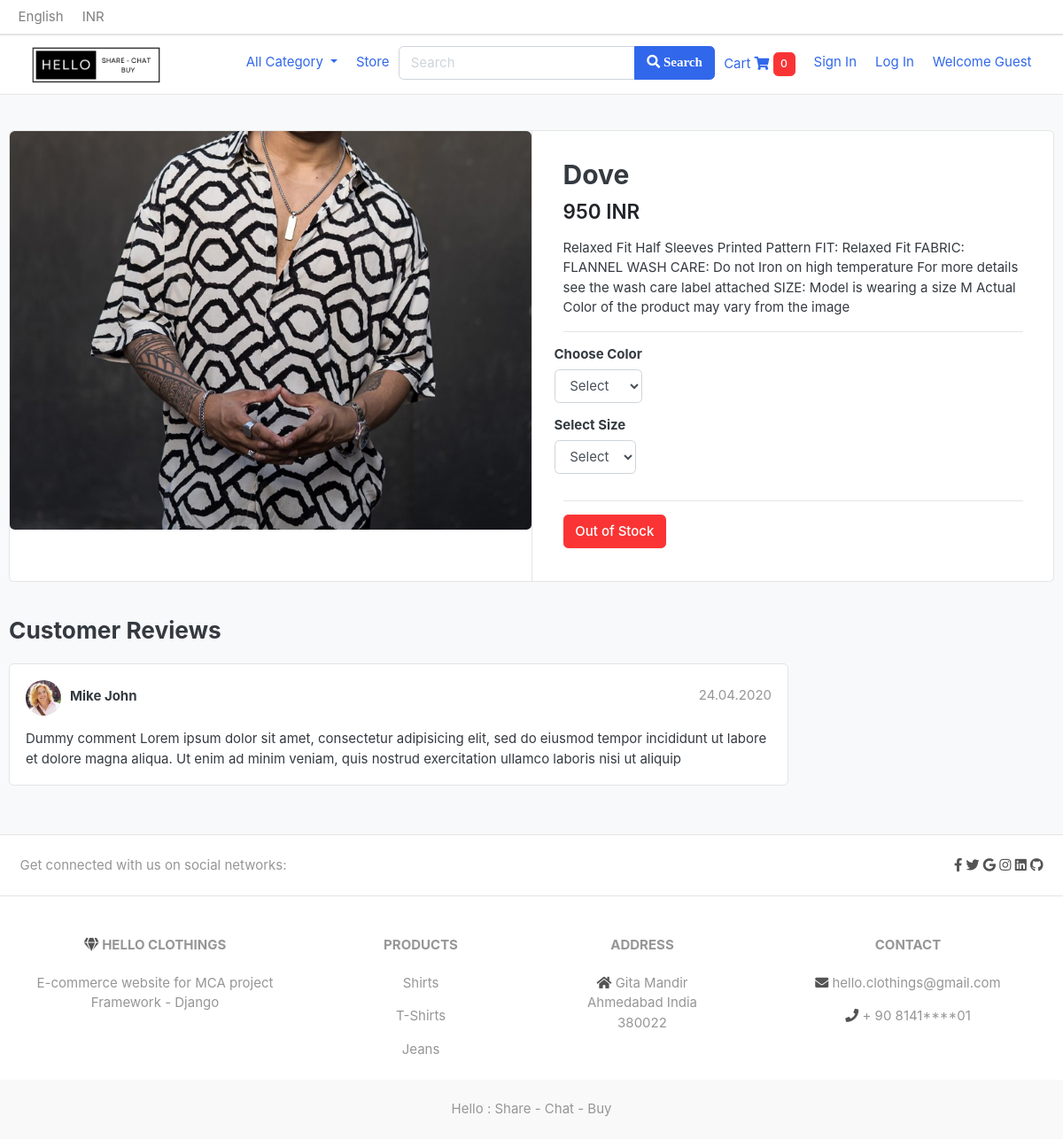
/store/shirts/dove/, run on an earlier commit of the app's database.
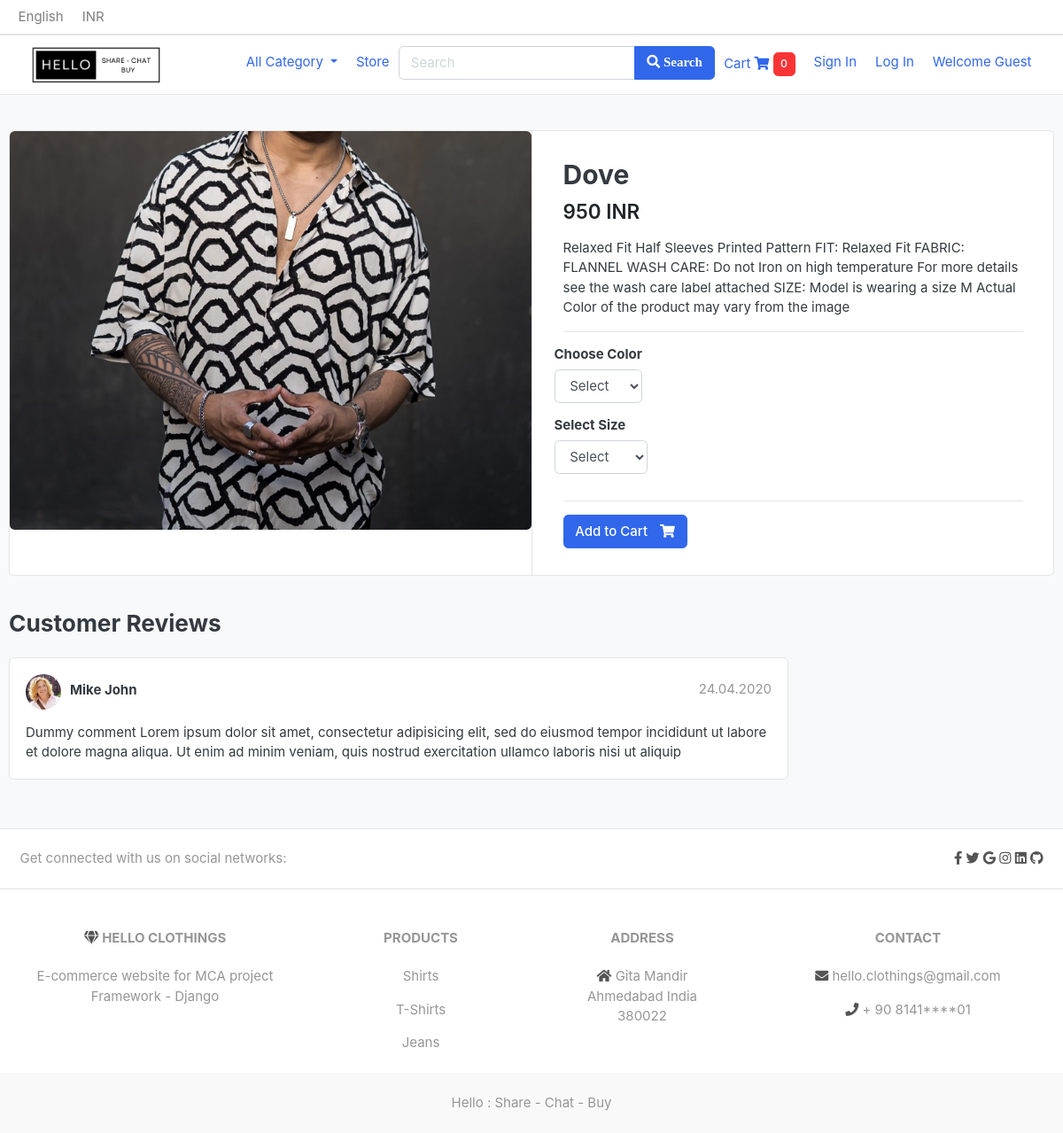
And on a later commit of the database.
### store/models.py (models this page shows, shortened)
class Product(models.Model):
    product_name    = models.CharField(max_length=200, unique=True)
    slug            = models.SlugField(max_length=200, unique=True)
    description     = models.TextField(max_length=500, blank=True)
    price           = models.IntegerField()
    images          = models.ImageField(upload_to='photos/products')
    stock           = models.IntegerField()
    is_available    = models.BooleanField(default=True)
    category        = models.ForeignKey(Category, on_delete=models.CASCADE)
    created_date    = models.DateTimeField(auto_now_add=True)
    modified_date   = models.DateTimeField(auto_now=True)

### store/views.py (the view)
# urls.py: path('<slug:category_slug>/<slug:product_slug>/',views.product_detail, name='product_detail'),
def product_detail(request, category_slug, product_slug):
    try:
        single_product = Product.objects.get(category__slug=category_slug, slug=product_slug)
        in_cart = CartItem.objects.filter(cart__cart_id=_cart_id_(request), product=single_product).exists()
    except Exception as e:
        raise e
    context = {
        'single_product':single_product,
        'in_cart':in_cart,
    }
    return render(request, 'store/product_detail.html', context)

### carts/context_processors.py (called while the page is built)
def counter(request):
    cart_count = 0
    if 'admin' in request.path:
        return {}
    else:
        try:
            cart = Cart.objects.filter(cart_id=_cart_id_(request))
            cart_items = CartItem.objects.all().filter(cart=cart[:1])
            for cart_item in cart_items:
                cart_count += cart_item.quantity
        except Cart.DoesNotExist:
            cart_count = 0
    return dict(cart_count=cart_count)

### carts/views.py (called while the page is built)
def _cart_id_(request):
    cart = request.session.session_key
    if not cart:
        cart = request.session.create()
    return cart

### category/context_processors.py (called while the page is built)
def menu_links(request):
    links = Category.objects.all()
    return dict(links=links)

### category/models.py (called while the page is built)
    def get_url(self):
        return reverse('products_by_category', args=[self.slug])

### store/models.py (called while the page is built)
    def colors(self):
        return super(VariationManager, self).filter(variation_category='color', is_active=True)

    def sizes(self):
        return super(VariationManager, self).filter(variation_category='size', is_active=True)

### templates/store/product_detail.html (shortened to what this page needs)
{% extends 'base.html' %}
{% load static %}
{% block content %}
<section class="section-content padding-y bg">
<div class="container">
<div class="card">
	<div class="row no-gutters">
		<aside class="col-md-6">
<article class="gallery-wrap">
	<div class="img-big-wrap">
	   <a href="#"><img src="{{ single_product.images.url }}"></a>
	</div>
</article>
		</aside>
		<main class="col-md-6 border-left">
<form action="{% url 'add_cart' single_product.id %}" method="post">
<article class="content-body">
<h2 class="title">{{ single_product.product_name }}</h2>
<div class="mb-3">
	<var class="price h4">{{ single_product.price }} INR </var>
</div>
<p>{{ single_product.description }}</p>
<hr>
	<div class="row">
		<div class="item-option-select">
			<h6>Choose Color</h6>
			<select  name="color" class="form-control" required>
				<option value="" disabled selected>Select</option>
			</select>
		</div>
	</div>
	<div class="row">
		<div class="item-option-select">
			<h6>Select Size</h6>
				<select name="size" class="form-control" required>
					<option value="" disabled selected>Select</option>
				</select>
		</div>
	</div>
	<hr>
	{% if single_product.stock <= 0 %}
		<h5 class="btn btn-danger">Out of Stock</h5>
	{% else %}
		<button type="submit" class="btn  btn-primary"> <span class="text">Add to Cart</span> <i class="fas fa-shopping-cart"></i>  </button>
	{% endif %}
</article>
</form>
		</main>
	</div>
</div>
<br>
<div class="row">
			<div class="col-md-9">
	<header class="section-heading">
		<h3>Customer Reviews </h3>
	</header>
	<article class="box mb-3">
		<div class="icontext w-100">
			<img src="{% static './images/avatars/avatar1.jpg' %}" class="img-xs icon rounded-circle">
			<div class="text">
				<span class="date text-muted float-md-right">24.04.2020 </span>
				<h6 class="mb-1">Mike John </h6>
			</div>
		</div>
		<div class="mt-3">
			<p>
				Dummy comment Lorem ipsum dolor sit amet, consectetur adipisicing elit, sed do eiusmod
				tempor incididunt ut labore et dolore magna aliqua. Ut enim ad minim veniam,
				quis nostrud exercitation ullamco laboris nisi ut aliquip
			</p>
		</div>
	</article>
	</div>
</div>
</div>
</section>
{% endblock %}

### templates/base.html (shortened to what this page needs)
{% load static %}
<!DOCTYPE HTML>
<html lang="en">
<head>
<link href="{% static 'css/bootstrap.css' %}" rel="stylesheet" type="text/css"/>
<link href="{% static 'fonts/fontawesome/css/all.min.css' %}" type="text/css" rel="stylesheet">
<link href="{% static 'css/ui.css' %}" rel="stylesheet" type="text/css"/>
<link href="{% static 'css/responsive.css' %}" rel="stylesheet" media="only screen and (max-width: 1200px)" />
</head>
<body>
  {% include 'includes/navbar.html' %}
  {% block content %}{% endblock %}
  {% include 'includes/footer.html' %}

### templates/includes/navbar.html (shortened to what this page needs)
{% load static %}
<header class="section-header">
<nav class="navbar p-md-0 navbar-expand-sm navbar-light border-bottom">
<div class="container">
  <div class="collapse navbar-collapse" id="navbarTop4">
    <ul class="navbar-nav">
    <li><a href="" class="nav-link"> English </a></li>
    <li><a href="" class="nav-link"> INR </a></li>
  </ul>
  </div>
</div>
</nav>
</header>
<nav class="navbar navbar-expand-md bg-white navbar-white border-bottom border-top">
    <div class="container">
        <a href="{% url 'home' %}" class="navbar-brand"> <img class="logo" src="{% static './images/logohello.png' %}"> </a>
        <div class="collapse navbar-collapse" id="mynav">
        <ul class="navbar-nav ml-auto">
            <li class="nav-item dropdown">
              <a href="" class="nav-link dropdown-toggle" data-toggle="dropdown"> All Category </a>
            </li>
            <li class="nav-item"><a href="{% url 'store'%}" class="nav-link"> Store </a></li>
            <li class="nav-item">
            <form action="#" class="search">
                <div class="input-group w-100">
                    <input type="text" class="form-control" style="width:60%;" placeholder="Search">
                    <div class="input-group-append">
                      <button class="btn btn-primary" type="submit">
                        <i class="fa fa-search"> Search</i>
                      </button>
                    </div>
                </div>
            </form>
            </li>
            <li class="nav-item"> <a href="{% url 'cart' %}" class="nav-link">
                                    Cart <i class="fa fa-shopping-cart">  </i> <span class="btn btn-danger btn-sm">{{ cart_count }}</span>
                                  </a>
            </li>
            <li class="nav-item"><a href="#" class="nav-link"> Sign In </a></li>
            <li class="nav-item"><a href="#" class="nav-link"> Log In </a></li>
            <li class="nav-item"><a href="#" class="nav-link"> Welcome Guest </a></li>
        </ul>
        </div>
    </div>
</nav>

### templates/includes/footer.html
<footer class="text-center text-lg-start bg-white text-muted border-top">
    <section class="d-flex justify-content-center justify-content-lg-between p-4 border-bottom">
      <div class="me-5 d-none d-lg-block">
        <span>Get connected with us on social networks:</span>
      </div>
      <div>
        <a href="" class="me-4 link-secondary text-secondary"><i class="fab fa-facebook-f"></i></a>
        <a href="" class="me-4 link-secondary text-secondary"><i class="fab fa-twitter"></i></a>
        <a href="" class="me-4 link-secondary text-secondary"><i class="fab fa-google"></i></a>
        <a href="" class="me-4 link-secondary text-secondary"><i class="fab fa-instagram"></i></a>
        <a href="" class="me-4 link-secondary text-secondary"><i class="fab fa-linkedin"></i></a>
        <a href="" class="me-4 link-secondary text-secondary"><i class="fab fa-github"></i></a>
      </div>
    </section>
    <section class="">
      <div class="container text-center text-md-start mt-5">
        <div class="row mt-3">
          <div class="col-md-3 col-lg-4 col-xl-3 mx-auto mb-4">
            <h6 class="text-uppercase fw-bold mb-4">
              <i class="fas fa-gem me-3 text-secondary"></i> HELLO CLOTHINGS
            </h6>
            <p>
              E-commerce website for MCA project Framework - Django
            </p>
          </div>
          <div class="col-md-2 col-lg-2 col-xl-2 mx-auto mb-4">
            <h6 class="text-uppercase fw-bold mb-4">
              Products
            </h6>
            <p>
              <a href="#!" class="text-reset">Shirts</a>
            </p>
            <p>
              <a href="#!" class="text-reset">T-Shirts</a>
            </p>
            <p>
              <a href="#!" class="text-reset">Jeans</a>
            </p>
          </div>
          <div class="col-md-3 col-lg-2 col-xl-2 mx-auto mb-4">
            <h6 class="text-uppercase fw-bold mb-4">
              address
            </h6>
            <p>
                <i class="fas fa-home me-3 text-secondary"></i> Gita Mandir Ahmedabad India 380022
            </p>
          </div>
          <div class="col-md-4 col-lg-3 col-xl-3 mx-auto mb-md-0 mb-4">
            <h6 class="text-uppercase fw-bold mb-4">Contact</h6>
            <p>
              <i class="fas fa-envelope me-3 text-secondary"></i>
              hello.clothings@gmail.com
            </p>
            <p><i class="fas fa-phone me-3 text-secondary"></i> + 90 8141****01</p>
          </div>
        </div>
      </div>
    </section>
    <div class="text-center p-4" style="background-color: rgba(0, 0, 0, 0.025);">
      <p>Hello : Share - Chat - Buy</p>
    </div>
</footer>

### static/css/ui.css (style rules this page uses)
html { font-family: "Inter", sans-serif; font-size: 15px; }
.content-body { flex: 1 1 auto; padding: 2rem 2.3rem; }
.img-xs, .img-sm, .img-md, .img-lg { -o-object-fit: cover; object-fit: cover; flex-shrink: 0; flex-grow: 0; }
.img-xs { width: 40px; height: 40px; }
.padding-y { padding-top: 40px; padding-bottom: 40px; }
var { font-style: normal; }
article:after, .form-group:after { display: block; clear: both; content: ""; }
.bg { background-color: #f8f9fa; }
.bg-white { background-color: #fff; }
.section-heading { margin-bottom: 20px; margin-top: 15px; }
p:last-child { margin-bottom: 0; }
.brand-wrap .logo, .navbar-brand .logo { margin-right: 7px; max-height: 42px; display: inline-block; }
.btn .text + i { margin-left: 10px; }
.icontext { display: inline-flex; align-items: center; vertical-align: middle; }
.icontext .text { width: 100%; line-height: 1.2; }
.icontext .icon { position: relative; margin-right: 10px; flex-shrink: 0; flex-grow: 0; }
.price { font-weight: 600; color: #212529; }
.box { padding: 18px; background: #fff; border-radius: 0.37rem; border: 1px solid #e4e4e4; }
.box img { max-width: 100%; }
.gallery-wrap .img-big-wrap { margin-bottom: 10px; border-radius: 0.37rem; overflow: hidden; background-color: #fff; }
.gallery-wrap .img-big-wrap a { text-align: center; display: block; }
.gallery-wrap .img-big-wrap img { height: 450px; width: auto; display: inline-block; }
.item-option-select { margin-bottom: 1rem; display: inline-block; margin-right: 15px; }

What changed in the data, as far as the page shows it:
changed Product "Dove": stock 0 → 10 (drawn)
Also different on the page:
text no longer shown: "Out of Stock"
text now shown: "Add to Cart"
